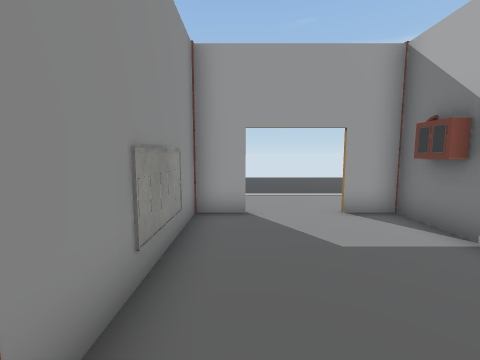
View 1 (above)

18 first-person views from a walk through a 3-D level made in the Unity game engine. The camera is 1.5 m above the floor, tilts 6° down and sees 90° across. The floor is counted in squares, 1 m on a side. Each view is taken from the middle of a square. On the plan, view 1 faces up. The plan holds only what a view shows up to about 13 squares ahead; the rest is blank. The place goes on beyond the plan. The player is left out. Door leaves are left out, so doorways stand open. Some surface patterns are stand-ins.

View 2
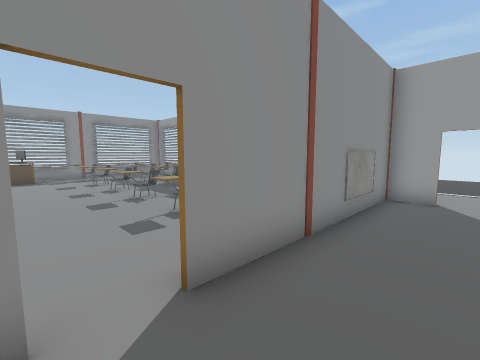

View 3
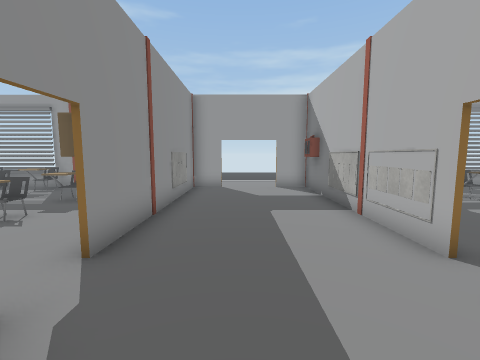

View 4
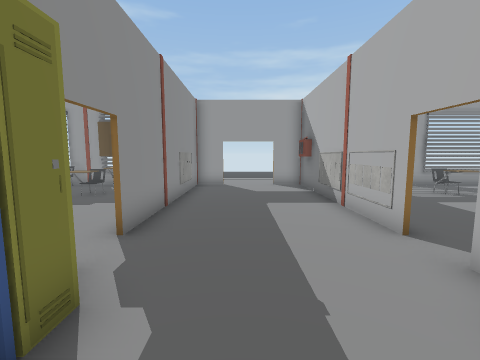

View 5
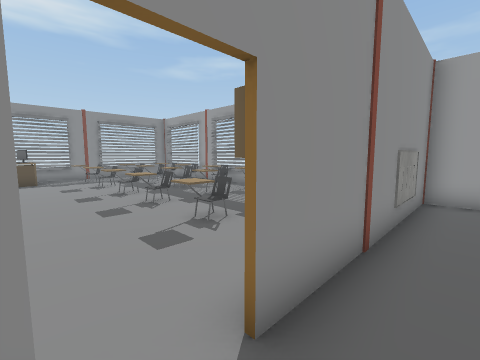

View 6
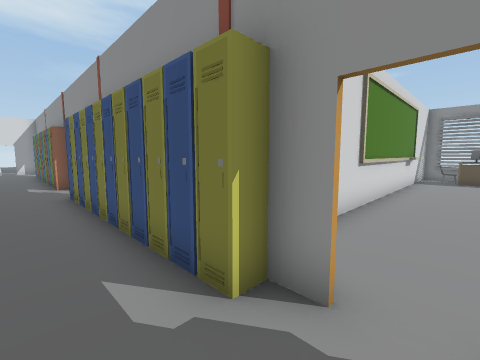

View 7
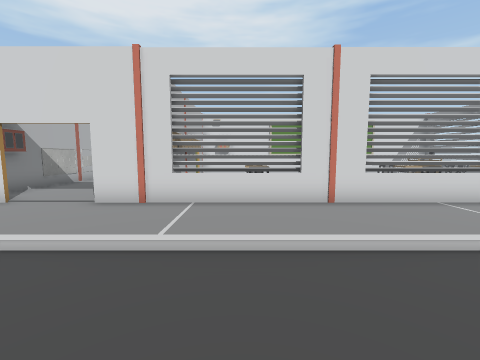

View 8
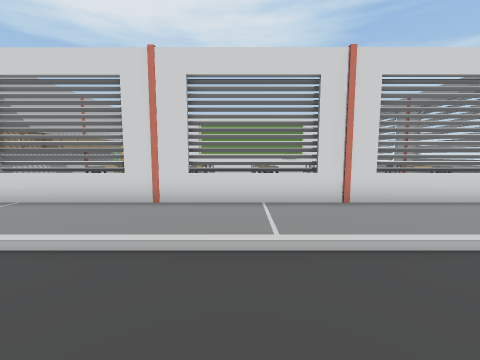

View 9
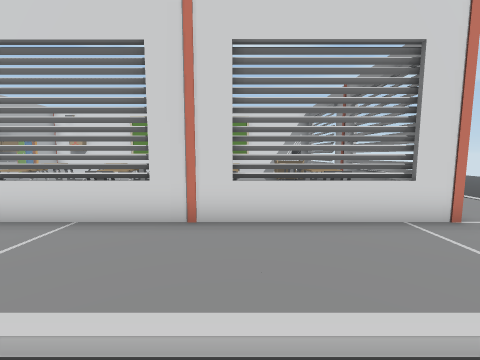

View 10
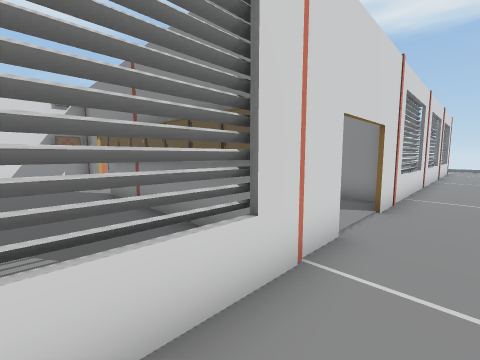

View 11
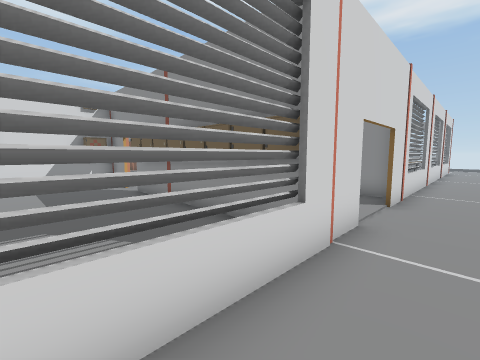

View 12
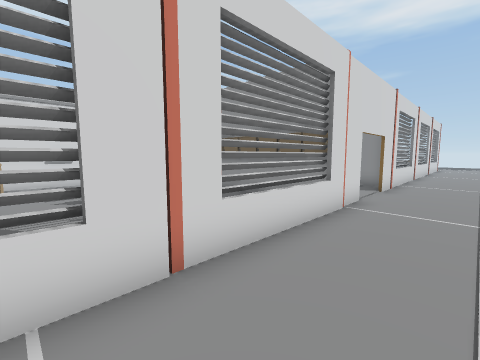

View 13
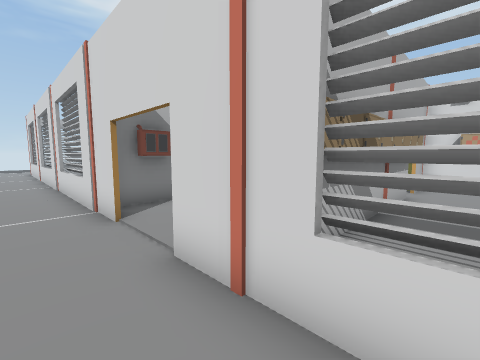

View 14
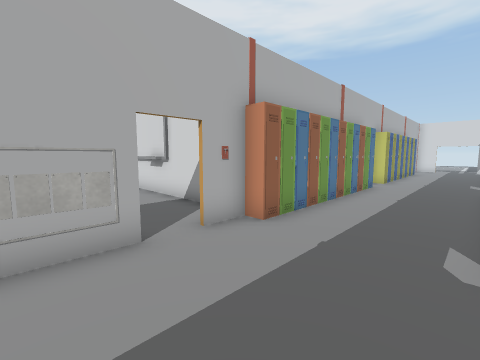

View 15
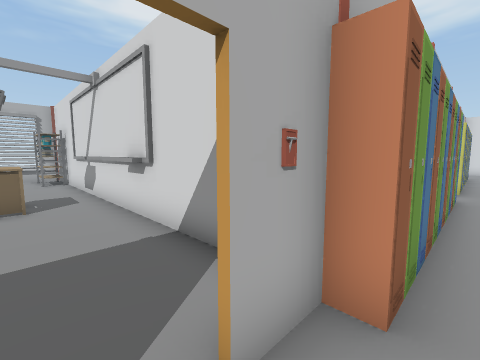

View 16
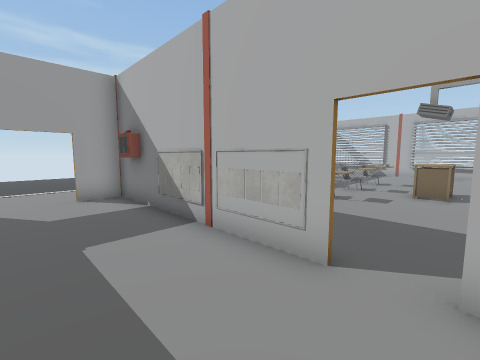

View 17
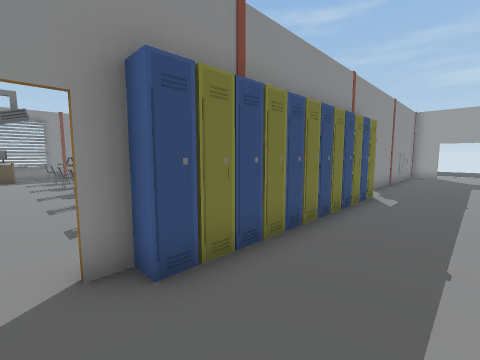

View 18
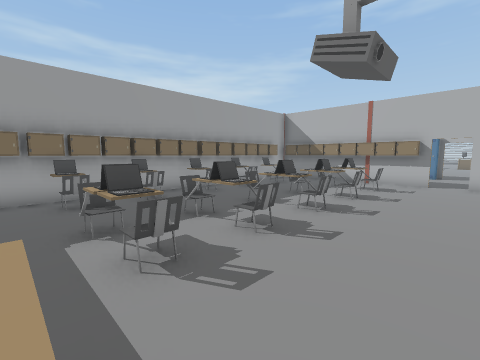

### Floor plan
Key: @ floor where view 1 was taken; # wall or solid block; . main floor; - floor 0.25 m lower than the main floor; : floor 0.5 m higher than the main floor; / step, stairs or slope; D open door; C chair; T table; L locker; A laptop; O other object.
Columns run from 18 left of view 1 to 11 right of it. Each row starts with its distance up from view 1.
 14                   ---
 13          -    -   ------
 12                   ------
 11      -------------------
 10      ------------------
  9   .......................... .
  8  .............................
  7  .............................
  6 .##################DD#########
  5 .#CC OO CCCC.OO.LL....LL   ..
  4  # C OO C..C.OO.LL....LL.....
  3  # O OO.C.CC.CC.OO....LL...C.
  2  # O OO.C.CC.CC.OO....OO...C.
  1  # O.OO.C.CC.CC.O#....OO...:.
  0  #OO.OO.CCCC.CC.OO@...OO...O.
 -1  #..............LL....OO.....T
 -2  #OT............ D....D......T
 -3   OT............ D....D......
 -4    ############# L....OL######
 -5    LLLLLLLLLL    L....
 -6    .ACCC.O.O     L....
 -7    ......... ..  L....
 -8    ............  L....
 -9    .COCC./.C..O.LL....
-10    .A.AAAC.CO.C.LL....L
-11    .C..C.C.CC.C.LL....L
-12    .............LL....L
-13    T.............D....
-14    . ............#....L
-15                  L....O
-16                  O....O

Where each view was taken, in squares from view 1:
view 1: 0 up, 0 right, facing up
view 2: 3 down, 1 right, facing up-left
view 3: 5 down, 1 right, facing up
view 4: 6 down, 1 right, facing up
view 5: 3 down, 0 right, facing up-left
view 6: 2 down, 1 right, facing down-left
view 7: 13 up, 4 left, facing down
view 8: 13 up, 9 left, facing down
view 9: 11 up, 13 left, facing down
view 10: 8 up, 7 right, facing down-left
view 11: 8 up, 8 right, facing down-left
view 12: 9 up, 11 right, facing down-left
view 13: 8 up, 3 left, facing down-right
view 14: 0 up, 0 right, facing down-right
view 15: 2 down, 3 right, facing down-right
view 16: 3 down, 1 right, facing up-right
view 17: 13 down, 2 right, facing up-left
view 18: 14 down, 15 left, facing up-right
